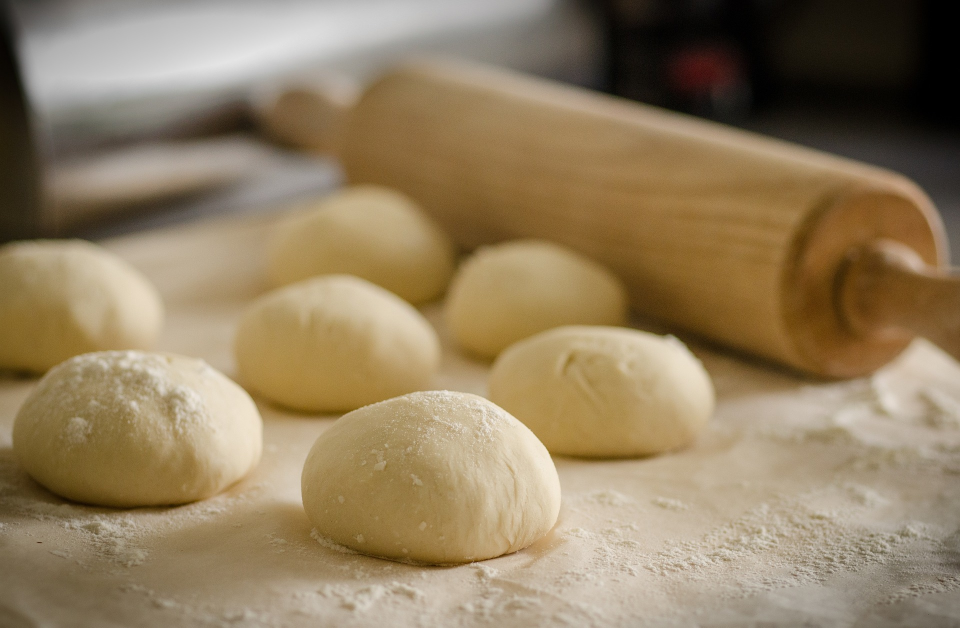
#> input picture dough-g6d0913849_1920.jpg, 1920 x 1255 px (shown at 1/2 size)
$ python StoreUI.py   (older library calls are emulated)
#> lines starting #> are read from the running program, lines starting #| are printed output that depends on the picture
from tkinter import Canvas, Label, Entry, Tk, Button, Toplevel, Frame, Menu, OptionMenu, StringVar, \
    messagebox
from PIL import Image, ImageTk
import StoreFunctions
import json
import os
from datetime import date
from FileCreator import create_files_with_sells

# Load an image in the script
basedir = os.path.dirname(__file__)
image_path = os.path.join(basedir, "dough-g6d0913849_1920.jpg")
image_path2 = os.path.join(basedir, "breads-g518892b9c_1920.jpg")
image_path5 = os.path.join(basedir, "bread_one-96x96.png")
json_path = os.path.join(basedir, "data.json")
icon_path = os.path.join(basedir, "favicon.ico")
free_bread_path = os.path.join(basedir, "bread-free-bread.png")
# ---------------------------- UI SETUP ------------------------------------- #
# ---------------------------- Set window one ------------------------------- #
window = Tk()
window.title("Panaderia Plaza Vieja")
window.config(padx=50, pady=50, bg="#F4FCD9")
# ---------------------------- Set window two ------------------------------- #
window_2 = Toplevel()
window_2.title("Panaderia Plaza Vieja")
window_2.config(padx=50, pady=50, bg="#F4FCD9")
# ---------------------------- Set window three ------------------------------- #
window_3 = Toplevel()
window_3.title("Panaderia Plaza Vieja")
window_3.config(padx=50, pady=50, bg="#ECF9FF")
# ---------------------------- Set window four ------------------------------- #
window_4 = Toplevel()
window_4.title("Panaderia Plaza Vieja")
window_4.config(padx=50, pady=50, bg="#ECF9FF")
# ---------------------------- Set window five ------------------------------- #
window_5 = Toplevel()
window_5.title("Panaderia Plaza Vieja")
window_5.config(padx=50, pady=50, bg="#ECF9FF")
# ---------------------------- Set window six ------------------------------- #
window_6 = Toplevel()
window_6.title("Panaderia Plaza Vieja")
window_6.config(padx=50, pady=50, bg="#ECF9FF")
# ------------------------- Canvas set up for Main Window -------------#
canvas = Canvas(window_2, height=400, width=400, bg="#F4FCD9", highlightthickness=0)

image = Image.open(image_path)
#> image is the input picture: PIL image 1920x1255 RGB; mean R, G, B 146.1, 127.1, 96.8
resize_image = image.resize((300, 200), resample=Image.LANCZOS)
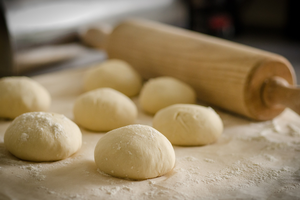
#> resize_image: PIL image 300x200 RGB; mean R, G, B 146.1, 127.1, 96.8
new_image = ImageTk.PhotoImage(resize_image)
canvas.create_image(200, 200, image=new_image)
canvas.grid(row=0, column=0, columnspan=3)
# [9 lines of commented-out code are left out]
canvas_3 = Canvas(window_3, height=400, width=400, bg="#FEFBE9", highlightthickness=0)
# Load an image in the script
image_3 = (Image.open(image_path2))
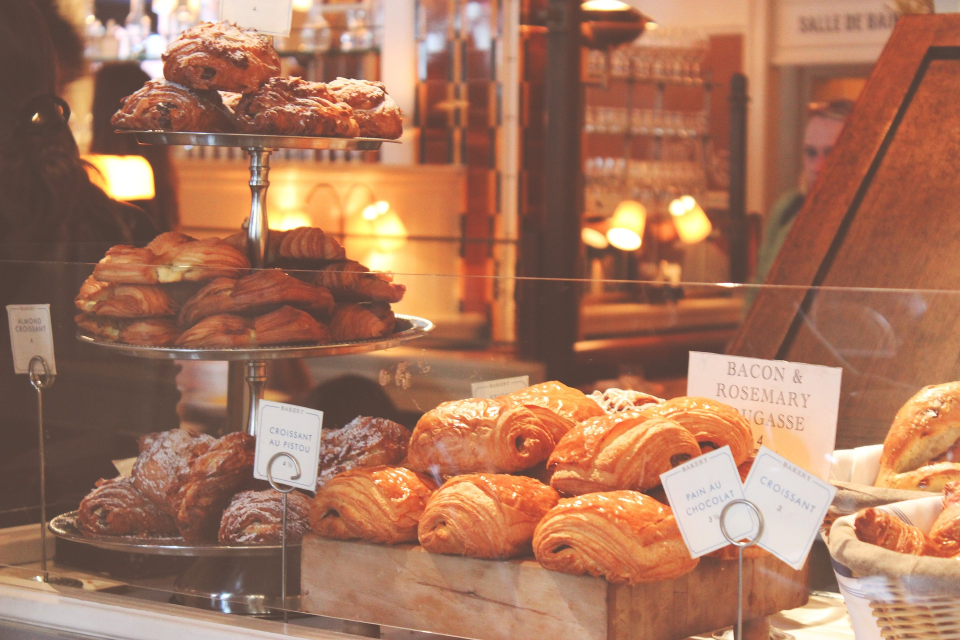
#> input picture breads-g518892b9c_1920.jpg, 1920 x 1280 px (shown at 1/2 size)
#> image_3 is the input picture: PIL image 1920x1280 RGB; mean R, G, B 167.5, 117.7, 92.8
resize_image_3 = image_3.resize((400, 400), resample=Image.LANCZOS)
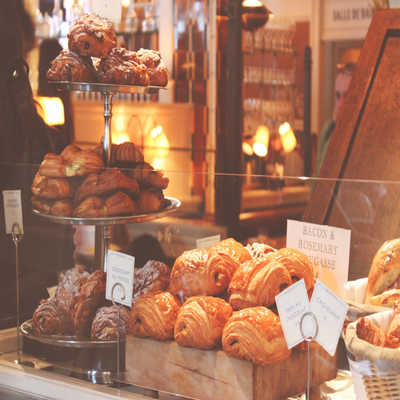
#> resize_image_3: PIL image 400x400 RGB; mean R, G, B 167.4, 117.7, 92.8
new_image_3 = ImageTk.PhotoImage(resize_image_3)
canvas_3.create_image(200, 200, image=new_image_3)
canvas_3.grid(row=0, column=0, columnspan=1)
# ------------------------- Canvas set up for fifth Window -------------#
canvas_5 = Canvas(window_5, height=100, width=100, bg="#ECF9FF", highlightthickness=0)
# Load an image in the script
#> (the run stopped early here; a loop or call above may not have finished)
